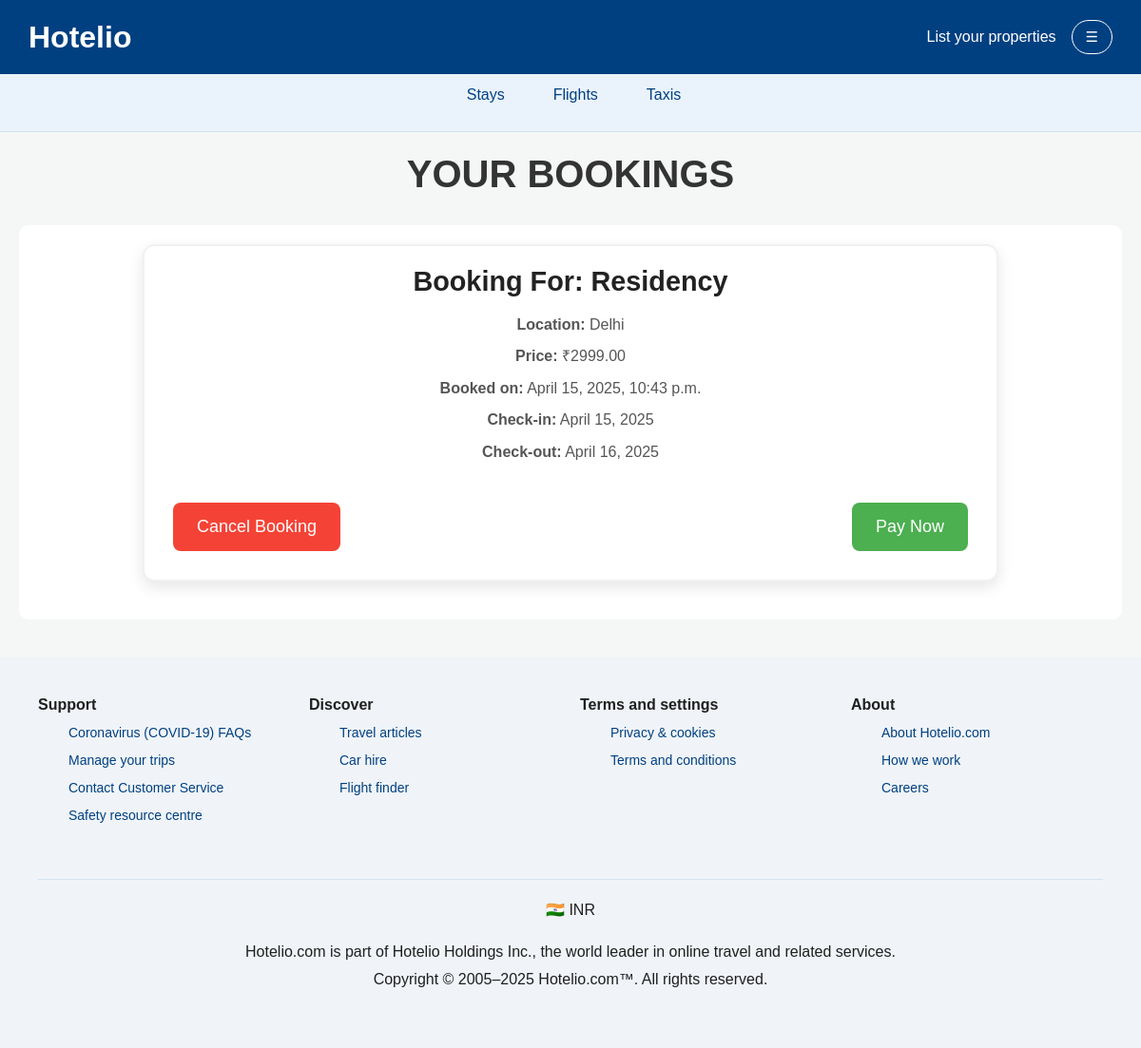
The app's page /my-bookings/ (signed in), older data.
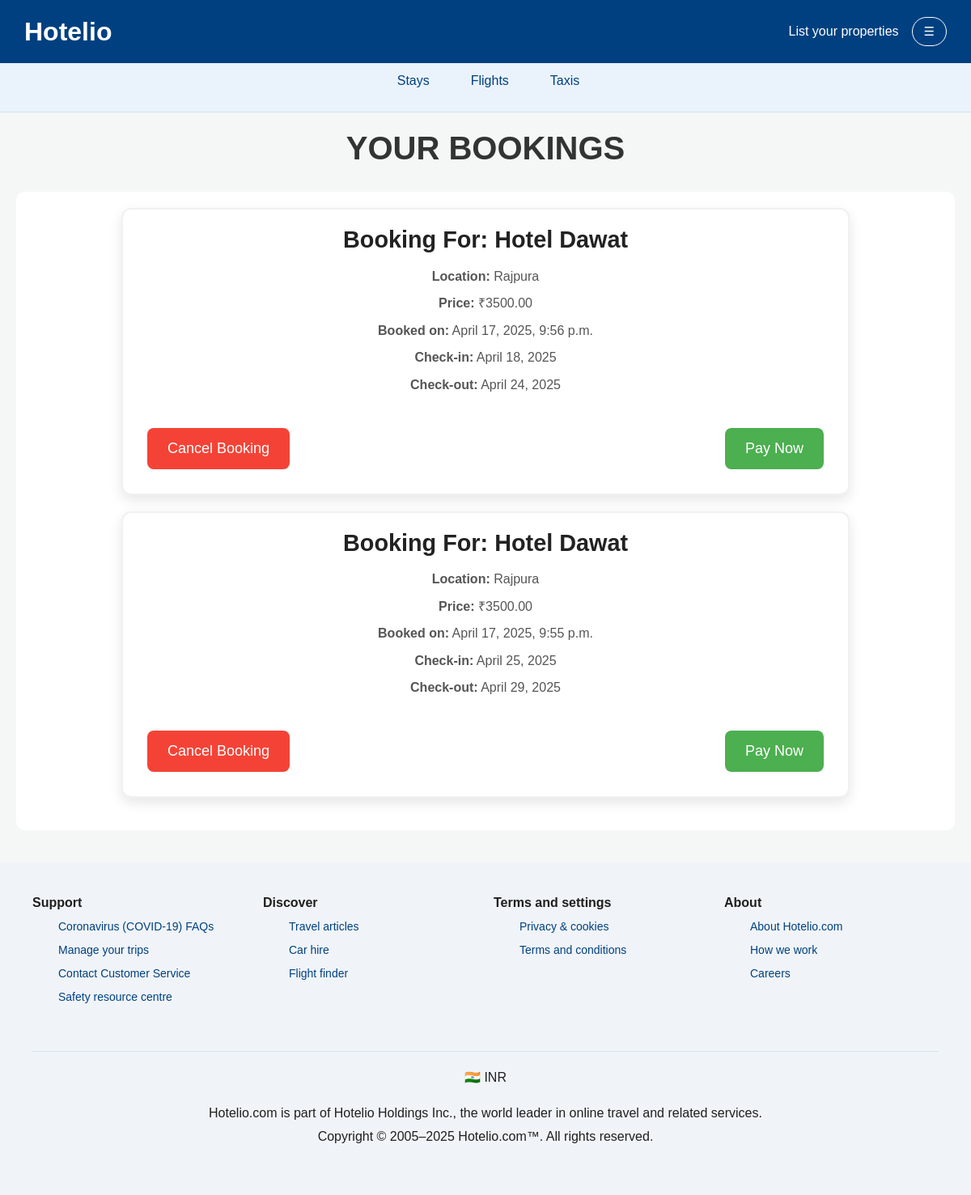
The same page, newer data.
### HotelBooking/models.py (models this page shows, shortened)
class Booking(models.Model):
    ROOM_TYPE_CHOICES = [
        ('AC', 'AC Room'),
        ('NON_AC', 'Non-AC Room'),
        ('DUPLEX', 'Duplex Suite'),
        ('TRIPLEX', 'Triplex Suite'),
        ('DELUXE', 'Deluxe Room'),
        ('STANDARD', 'Standard Room'),
    ]
    user = models.ForeignKey(settings.AUTH_USER_MODEL, on_delete=models.CASCADE, null=True, blank=True)
    property = models.ForeignKey(Property, on_delete=models.PROTECT)
    user_name = models.CharField(max_length=100)
    user_phone = models.CharField(max_length=15)
    user_email = models.EmailField()
    checkin_date = models.DateField()
    checkout_date = models.DateField()
    rooms_booked = models.IntegerField()
    room_type = models.CharField(max_length=20, choices=ROOM_TYPE_CHOICES, default='STANDARD')
    booked_at = models.DateTimeField(auto_now_add=True)

class Property(models.Model):
    ROOM_CHOICES = [
        ('STANDARD', 'Standard Room'),
        ('DELUXE', 'Deluxe Room'),
        ('AC', 'AC Room'),
        ('NON_AC', 'Non-AC Room'),
        ('DUPLEX', 'Duplex Suite'),
        ('TRIPLEX', 'Triplex Suite'),
    ]
    hotel_name = models.CharField(max_length=100)
    location = models.CharField(max_length=100)
    image = models.ImageField(upload_to='images/')
    license_number = models.CharField(max_length=100)
    rooms_available = models.PositiveIntegerField()
    price = models.DecimalField(max_digits=10, decimal_places=2)
    description = models.TextField()
    room_types = models.JSONField(default=list)  # Store list of selected room types
    owner = models.ForeignKey("AppUser", on_delete=models.CASCADE, default=1)

### HotelBooking/views.py (the view)
# urls.py: path('my-bookings/', views.user_bookings, name='user_bookings'),
@login_required
def user_bookings(request):
    bookings = Booking.objects.filter(user=request.user).order_by('-booked_at')
    return render(request, 'bookings.html', {'bookings': bookings})

### HotelBooking/templates/bookings.html (shortened to what this page needs)
{% extends 'base.html' %}
{% block main %}
<h1 class="search-title">Your Bookings</h1>
{% if bookings %}
    <div class="bookings-container">
        {% for booking in bookings %}
        <div class="booking-card">
            <h2>Booking for: {{ booking.property.hotel_name }}</h2>
            <p><strong>Location:</strong> {{ booking.property.location }}</p>
            <p><strong>Price:</strong> ₹{{ booking.property.price }}</p>
            <p><strong>Booked on:</strong> {{ booking.booked_at }}</p>
            <p><strong>Check-in:</strong> {{ booking.checkin_date }}</p>
            <p><strong>Check-out:</strong> {{ booking.checkout_date }}</p>
            <div class="booking-actions">
                <form action="{% url 'cancel_booking_hotel' booking.id %}" method="POST" id="cancel-form-{{ booking.id }}">
                    <button type="button" class="cancel-btn" onclick="confirmCancellation({{ booking.id }})">Cancel Booking</button>
                </form>
                <form action="#" method="POST">
                    <button type="submit" class="payment-btn">Pay Now</button>
                </form>
            </div>
        </div>
        {% endfor %}
    </div>
{% else %}
    <p class="no-results">You have no bookings yet.</p>
{% endif %}
{% endblock %}

Row changes from the older to the newer data that the page shows:
removed Booking: property.hotel_name "Residency", property.location "Delhi", property.price "2999.00", booked_at "April 15, 2025, 10:43 p.m.", checkin_date "April 15, 2025", checkout_date "April 16, 2025"
added Booking: property.hotel_name "Hotel Dawat", property.location "Rajpura", property.price "3500.00", booked_at "April 17, 2025, 9:56 p.m.", checkin_date "April 18, 2025", checkout_date "April 24, 2025"
added Booking: property.hotel_name "Hotel Dawat", property.location "Rajpura", property.price "3500.00", booked_at "April 17, 2025, 9:55 p.m.", checkin_date "April 25, 2025", checkout_date "April 29, 2025"
